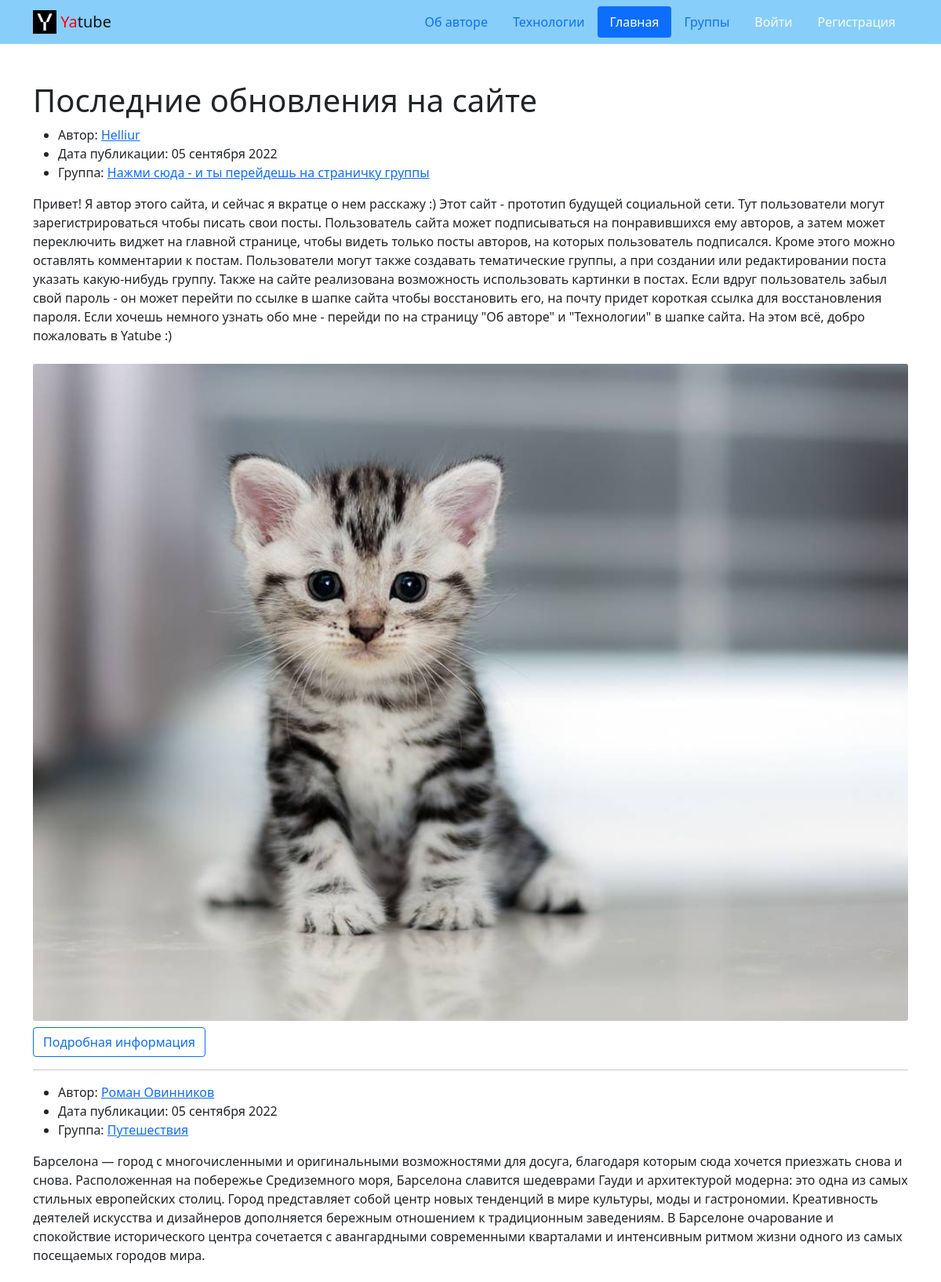
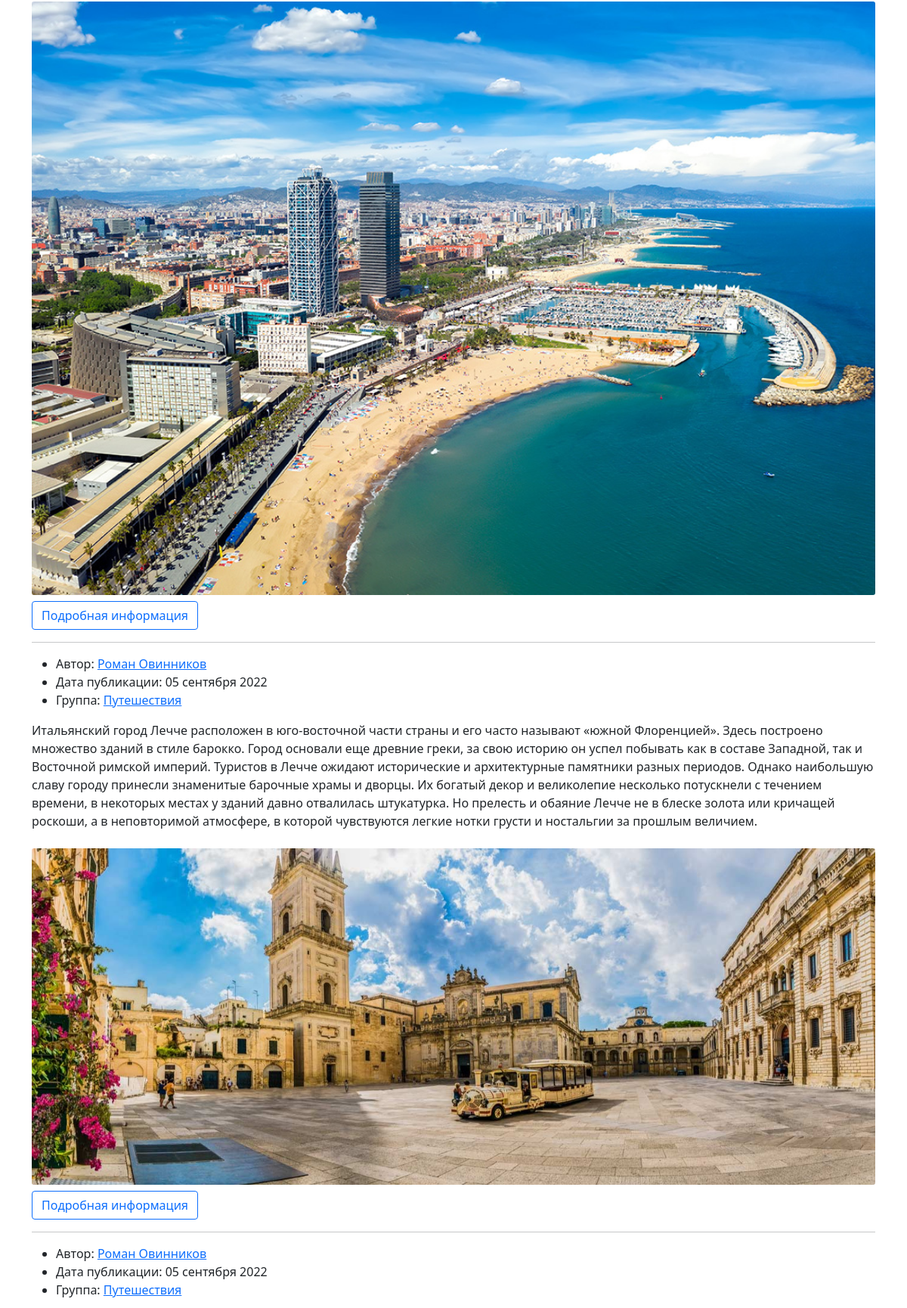
The page / (upper part) on the database its author committed (2 pictures, top to bottom).
### posts/models.py (models this page shows, shortened)
class Post(models.Model):
    author = models.ForeignKey(
        User,
        help_text='Автор поста',
        on_delete=models.CASCADE,
        related_name='posts',
        verbose_name='Автор поста',
    )
    group = models.ForeignKey(
        Group,
        blank=True,
        help_text='Группа, к которой будет относиться пост',
        null=True,
        on_delete=models.SET_NULL,
        related_name='posts',
        verbose_name='Группа',
    )
    image = models.ImageField(
        'Картинка',
        blank=True,
        upload_to='posts/',
    )
    pub_date = models.DateTimeField(
        auto_now_add=True,
        db_index=True,
        help_text='Дата публикации поста',
        verbose_name='Дата публикации поста',
    )
    text = models.TextField(
        help_text='Введите текст поста',
        verbose_name='Текст поста',
    )
    class Meta:
        ordering = ['-pub_date']
        verbose_name = 'Пост'
        verbose_name_plural = 'Посты'

class Group(models.Model):
    description = models.TextField(
        verbose_name='Описание группы',
        help_text='Описание группы',
    )
    slug = models.SlugField(
        unique=True,
        verbose_name='Короткий адрес группы',
        help_text='Короткий адрес группы'
    )
    title = models.CharField(
        max_length=200,
        verbose_name='Название группы',
        help_text='Название группы'
    )
    def __str__(self) -> str:
        return self.title

### posts/views.py (the view)
# urls.py: path('', views.index, name='index'),
@cache_page(CACHE_TIME, key_prefix='index_page')
def index(request):
    posts = Post.objects.all()
    page_obj = paginator(posts, SHOW_COUNT, request)
    context = {
        'page_obj': page_obj,
        'index_header': True,
        'index': True
    }
    return render(request, 'posts/index.html', context)

### core/context_processors/year.py (called while the page is built)
def year(request):
    return {
        'year': datetime.datetime.now().year
    }

### posts/utils.py (called while the page is built)
def paginator(posts, SHOW_COUNT, request):
    paginator = Paginator(posts, SHOW_COUNT)
    page_number = request.GET.get('page')
    return paginator.get_page(page_number)

### templates/posts/index.html (shortened to what this page needs)
{% extends 'base.html' %}
{% load cache %}
{% load thumbnail %}
{% load static %}
{% block content %}
  <div class="container py-5">
    <h1>Последние обновления на сайте</h1>
      {% cache 20 index_page page_obj.number %}
        <article>
          {% for post in page_obj %}
            <ul>
              <li>
                Автор:
                {% if post.author.get_full_name %}
                  <a href="{% url 'posts:profile' post.author.username %}">
                    {{ post.author.get_full_name }}
                  </a>
                {% else %}
                  <a href="{% url 'posts:profile' post.author.username %}">
                    {{ post.author.username }}
                  </a>
                {% endif%}
              </li>
              <li>
                Дата публикации: {{ post.pub_date|date:"d E Y" }}
              </li>
              {% if post.group %}
              <li>
                Группа: <a href="{% url 'posts:group_list' post.group.slug %}">{{ post.group }}</a>
              </li>
              {% endif %}
            </ul>
            <p>{{ post.text }}</p>
            {% thumbnail post.image "1440x560" crop="center" upscale=False as im %}
              <img class="card-img my-2" src="{{ im.url }}">
            {% endthumbnail %}
            <button
              class="btn btn-outline-primary"
              onclick="window.location.href = '{% url 'posts:post_detail' post.id %}'"
              type="button"
            >
              Подробная информация
            </button>
            {% if not forloop.last %}<hr>{% endif %}
          {% endfor %}
        </article>
      {% endcache %}
  </div>
{% endblock %}

### rows shown on the page
Post: author.username "Helliur", pub_date "05 сентября 2022", group "Нажми сюда - и ты перейдешь на страничку группы", text "Привет! Я автор этого сайта, и сейчас я вкратце о нем расскажу :) Этот сайт - прототип будущей социальной сети. Тут пользователи могут зарегистрироваться чтобы писать свои посты. Пользователь сайта может подписываться на понравившихся ему авторов, а затем может переключить виджет на главной странице, чтобы видеть только посты авторов, на которых пользователь подписался. Кроме этого можно оставлять комментарии к постам. Пользователи могут также создавать тематические группы, а при создании или редактировании поста указать какую-нибудь группу. Также на сайте реализована возможность использовать картинки в постах. Если вдруг пользователь забыл свой пароль - он может перейти по ссылке в шапке…", shows a picture
Post: author.get_full_name "Роман Овинников", pub_date "05 сентября 2022", group "Путешествия", text "Барселона — город с многочисленными и оригинальными возможностями для досуга, благодаря которым сюда хочется приезжать снова и снова. Расположенная на побережье Средиземного моря, Барселона славится шедеврами Гауди и архитектурой модерна: это одна из самых стильных европейских столиц. Город представляет собой центр новых тенденций в мире культуры, моды и гастрономии. Креативность деятелей искусства и дизайнеров дополняется бережным отношением к традиционным заведениям. В Барселоне очарование и спокойствие исторического центра сочетается с авангардными современными кварталами и интенсивным ритмом жизни одного из самых посещаемых городов мира.", shows a picture
Post: author.get_full_name "Роман Овинников", pub_date "05 сентября 2022", group "Путешествия", text "Итальянский город Лечче расположен в юго-восточной части страны и его часто называют «южной Флоренцией». Здесь построено множество зданий в стиле барокко. Город основали еще древние греки, за свою историю он успел побывать как в составе Западной, так и Восточной римской империй. Туристов в Лечче ожидают исторические и архитектурные памятники разных периодов. Однако наибольшую славу городу принесли знаменитые барочные храмы и дворцы. Их богатый декор и великолепие несколько потускнели с течением времени, в некоторых местах у зданий давно отвалилась штукатурка. Но прелесть и обаяние Лечче не в блеске золота или кричащей роскоши, а в неповторимой атмосфере, в которой чувствуются легкие нотки…", shows a picture
Post: author.get_full_name "Роман Овинников", pub_date "05 сентября 2022", group "Путешествия"
